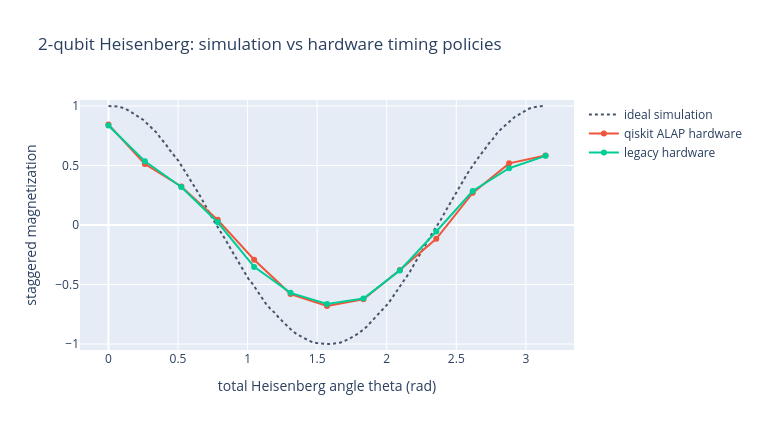

The notebook cell this image was saved under:
### Code cell
fig = go.Figure()
fig.add_trace(go.Scatter(
    x=THETAS_IDEAL,
    y=ideal,
    name="ideal simulation",
    line=dict(color="#475569", dash="dot"),
))
if hardware_sweep is not None:
    fig.add_trace(go.Scatter(x=THETAS, y=hardware_sweep["qiskit ALAP"], mode="lines+markers", name="qiskit ALAP hardware"))
    fig.add_trace(go.Scatter(x=THETAS, y=hardware_sweep["legacy_device_gateway"], mode="lines+markers", name="legacy hardware"))
fig.update_layout(
    title="2-qubit Heisenberg: simulation vs hardware timing policies",
    xaxis=dict(title="total Heisenberg angle theta (rad)"),
    yaxis=dict(title="staggered magnetization", range=[-1.05, 1.05]),
    width=760,
    height=430,
)
fig.show()
